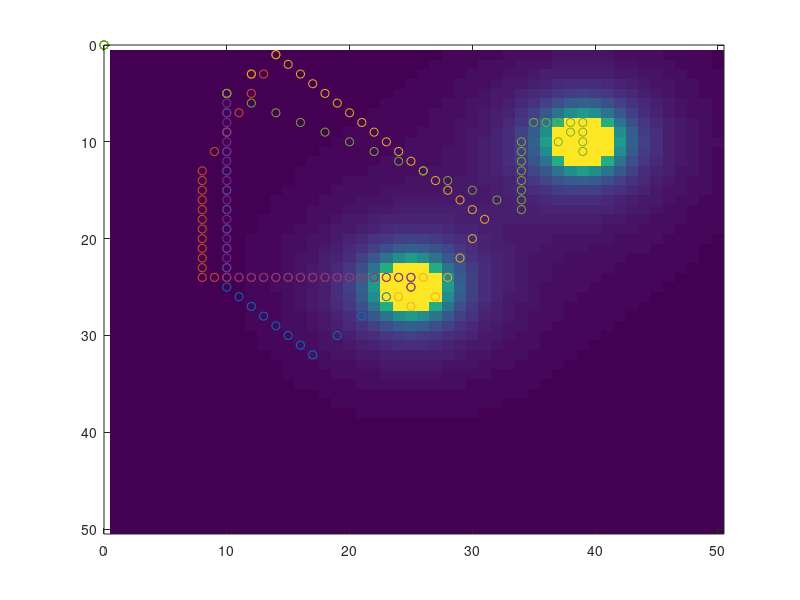

Reproduce this figure in MATLAB.
emptygrid = zeros(50, 50);
emptygrid_1 = zeros(50, 50);
Intensity = 1000;
K = pi;
food = [39 10];
food_1 = [25 25];
for y = 1:50
    for x = 1:50
        r_diagonal = sqrt((x-food(1, 1))^2 + (y-food(1, 2))^2);
%         shape = size(emptygrid);
%         number_of_rows = shape(1, 1)+1;
        emptygrid(y, x) = Intensity/(K*r_diagonal^2);
    end
end

for y = 1:50
    for x = 1:50
        r_diagonal_1 = sqrt((x-food_1(1, 1))^2 + (y-food_1(1, 2))^2);
% %         shape_1 = size(emptygrid_1);
% %         number_of_rows_1 = shape(1, 1)+1;
        emptygrid_1(y, x) = Intensity/(K*r_diagonal_1^2);
    end
end
emptygrid_final = emptygrid + emptygrid_1
% image(emptygrid_final)
% emptygrid_final = (emptygrid_final)'

   
% % obstacle = [24 25]'
emptygrid_final
ant.number = 5;
for i = 1:ant.number
    ant.start(:, 1, i) = [10 5];
end
k = 1;
for i = 1:ant.number
    k = 1;
    movement = randi([-2, 2], 2, 1);

% % for l = 1:2
% %     if l == 2
% %        for y = 1:50
% %            for x = 1:50
% %                r_diagonal_1 = sqrt((x-food_1(1, 1))^2 + (y-food_1(1, 2))^2);
% % %                emptygrid_1(x, y) = Intensity/(K*r_diagonal_1^2);
% % %            end
% % %        end
% % %        emptygrid_final = emptygrid_final + emptygrid_1
% % % 
% % %     end
%     for i = 1:ant.number
%         if l == 1
%             k = 1;
%         else
%             k = 100;
%         end
            
            
    


        for j = 1:100
%             intensity_value_1 = Intensity*(1/2)^j;
%             for y = 1:50
%                 for x = 1:50
%                     r_diagonal_1 = sqrt((x-food_1(1, 1))^2 + (y-food_1(1, 2))^2);
%                     emptygrid_1(x, y) = intensity_value_1/(K*r_diagonal_1^2);
%                 end
%             end
%             emptygrid_final = emptygrid + emptygrid_1;
            
            proposed_movement = ant.start(:, k, i) + movement;
   
   
%             while obstacle == proposed_movement
% %                 while proposed_movement(1,:) <= 0 | proposed_movement(2, :) <= 0 | proposed_movement (1, :) >= 50 | proposed_movement(2, :) >= 50 %| proposed_movement (1, :) == 10 | proposed_movement (2, :) == 10
% %     
% %                 movement = randi([-2, 2], 2, 1);
% %                 proposed_movement = ant.start(:, k, i) + movement;
% %                 
% %                 end
%                 movement = randi([-2, 2], 2, 1);
%                 proposed_movement = ant.start(:, k, i) + movement;
%                 while proposed_movement(1,:) <= 0 | proposed_movement(2, :) <= 0 | proposed_movement (1, :) >= 50 | proposed_movement(2, :) >= 50 %| proposed_movement (1, :) == 10 | proposed_movement (2, :) == 10
%     
%                 movement = randi([-2, 2], 2, 1);
%                 proposed_movement = ant.start(:, k, i) + movement;
%                 
%                 end
%             end
            
            while proposed_movement(1,:) <= 0 | proposed_movement(2, :) <= 0 | proposed_movement (1, :) >= 50 | proposed_movement(2, :) >= 50 %| proposed_movement (1, :) == 10 | proposed_movement (2, :) == 10
    
                movement = randi([-2, 2], 2, 1);
                proposed_movement = ant.start(:, k, i) + movement;
                
            end
            proposed_movement
    
            
            
%            shape_final = size(emptygrid_final);
%            number_of_rows_final = shape_final(1, 1) + 1;
            if emptygrid_final (proposed_movement(2, 1), proposed_movement(1, 1)) > emptygrid_final (ant.start(2, k, i), ant.start(1, k, i))
                ant.start(:, k+1, i) = proposed_movement;
                k = k+1;
               
% %                prob = rand() %Need?
%                if rand()>0.70
%                    movement = movement
%                else
%                    movement = randi([-2, 2], 2, 1);
%                end
               continue
    
    
    
    
                %            m = (ant.start(2, k+1, i) - ant.start(2, k, i))/(ant.start(1, k+1, i) - ant.start(1, k, i))
                %            x = ant.start(1, k+1, i) + 1
                %            y = m*(x - ant.start(1, k+1, i)) - ant.start(2, k+1, i)
                %            k = k+1
            else
    
                movement = randi([-2, 2], 2, 1);
    
            end
%             k = k
        end
end
  
% % emptygrid_final = emptygrid_final.'
image(emptygrid_final); 
colormap; 
hold on 
% % scatter(food(1, 1),food(1, 2), 'black', LineWidth=2); 
% % scatter(food_1(1, 1), food_1(1, 2), 'black', LineWidth=2);
% % hold on
for i=1:ant.number
    scatter(ant.start(1, :, i), ant.start(2, :, i))
    hold on
end
% % for k = 1:200
% %     x = k
% %     y = ant.start(2, k, 1)
% %     z = ant.start(1, k, 1)
% %     surf (x, y, z)
% % end

% %             sqrhypotenuse=(ant.start(1, k-1, i) - ant.start(1, k, i))^2 + (ant.start(2, k-1, i) - ant.start(2, k, i))^2
% %             hypotenuse = sqrt(sqrhypotenuse)
% %             angleinradians = asin((ant.start(2, k-1, i) - ant.start(2, k, i))/hypotenuse)
%             %Move in direction of radians.
%             ant.start(:,k,i) = ant.start(:, k-1, i) + angleinradians()
%         %Add ifelse statement which considers when intensity has reached
%         %highest amount.
%          else
%             ant.start(:, k, i) = ant.start(:, k-1, i) + (rand(2,1) - 0.5)
%          end
%     end
%     k = k+1
% end